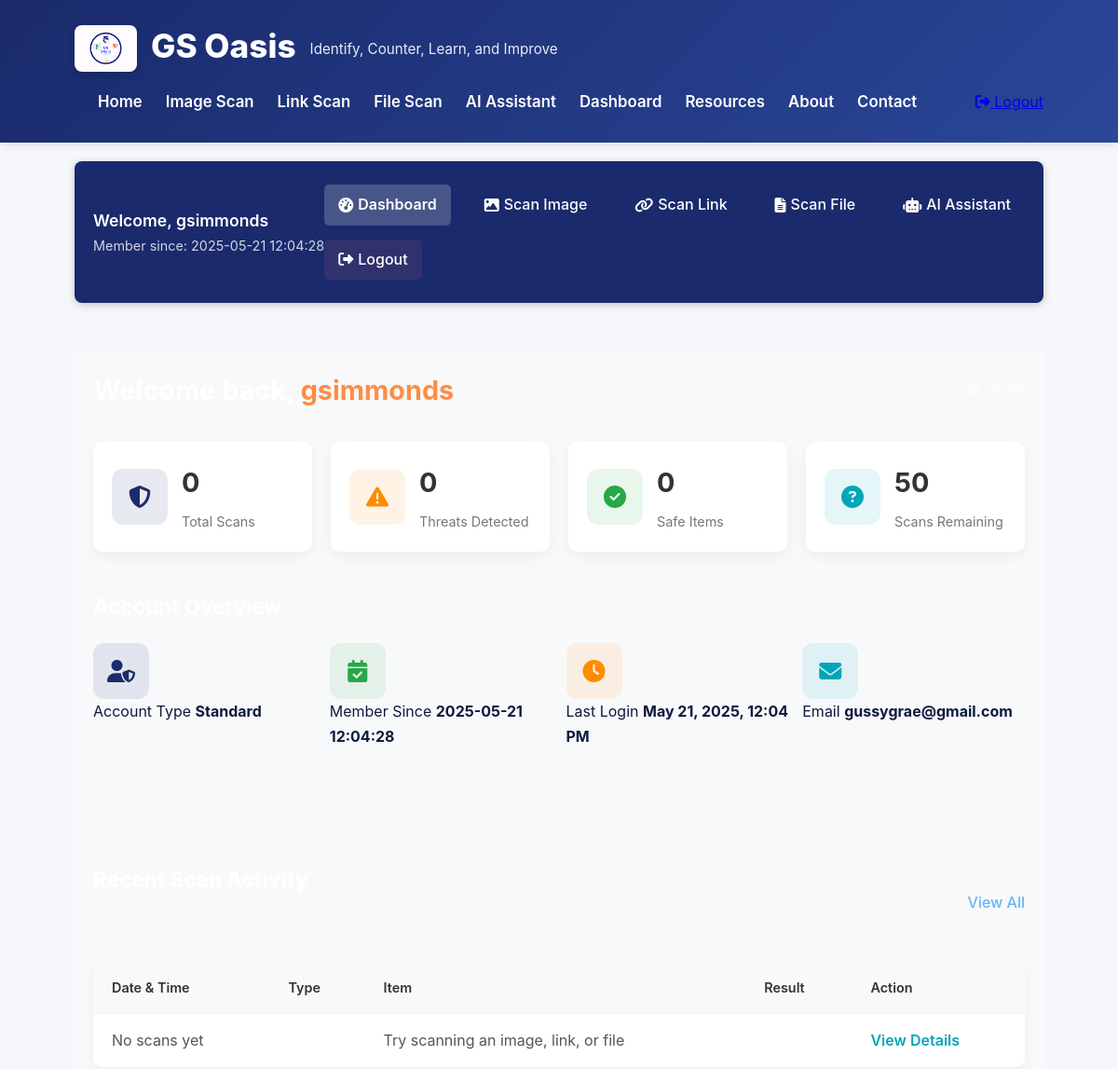
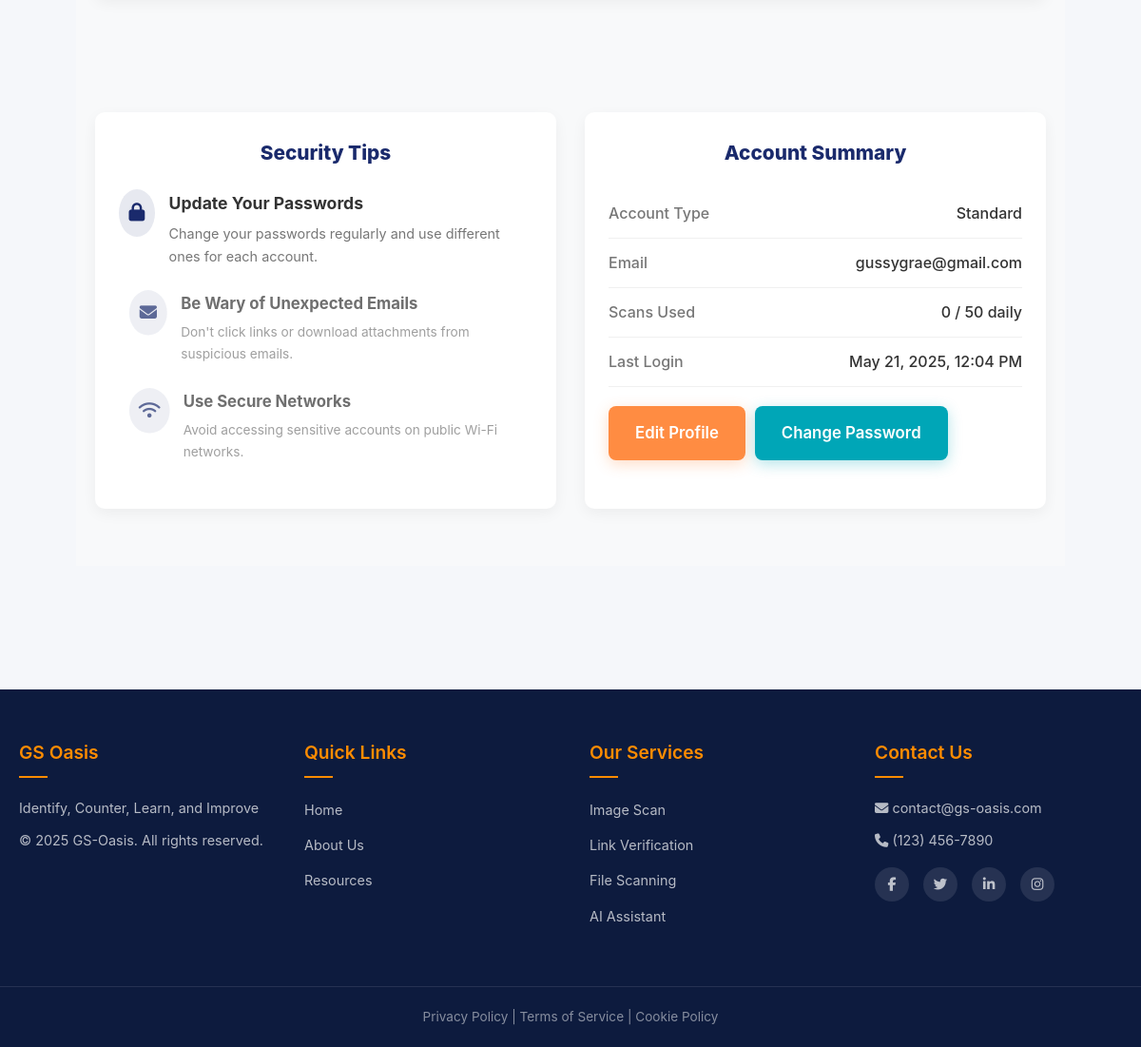
The app's page /dashboard (signed in) with its own data (2 pictures, top to bottom).
### tables this page shows
CREATE TABLE users (
                id INTEGER PRIMARY KEY AUTOINCREMENT,
                username TEXT UNIQUE NOT NULL,
                email TEXT NOT NULL,
                password TEXT NOT NULL,
                created_at TEXT DEFAULT CURRENT_TIMESTAMP,
                last_login TEXT,
                account_type TEXT DEFAULT 'standard'
            );

### app.py (the view, shortened to what this page needs)
@app.route('/dashboard')
@login_required
def dashboard():
    username = session.get('username')
    with sqlite3.connect('database.db') as conn:
        cursor = conn.cursor()
        cursor.execute("PRAGMA table_info(users)")
        columns = [col[1] for col in cursor.fetchall()]
        select_fields = ["email"]
        if 'created_at' in columns:
            select_fields.append('created_at')
        if 'last_login' in columns:
            select_fields.append('last_login')
        query = f"SELECT {', '.join(select_fields)} FROM users WHERE username = ?"
        try:
            cursor.execute(query, (username,))
            user_data = cursor.fetchone()
            if user_data:
                email = user_data[0]
                join_date = "N/A"
                last_login = "N/A"
                field_index = 1
                if 'created_at' in columns and len(user_data) > field_index:
                    join_date = user_data[field_index] if user_data[field_index] else "N/A"
                    field_index += 1
                if 'last_login' in columns and len(user_data) > field_index:
                    last_login = user_data[field_index] if user_data[field_index] else "N/A"
            else:
                email = "N/A"
                join_date = "N/A"
                last_login = "N/A"
        except sqlite3.Error as e:
            print(f"Database error: {str(e)}")
            email = "N/A"
            join_date = "N/A"
            last_login = "N/A"
        user_id = session.get('user_id')
        try:
            cursor.execute("SELECT COUNT(*) FROM scan_history WHERE user_id = ?", (user_id,))
            scan_count = cursor.fetchone()[0] or 0
            cursor.execute("SELECT COUNT(*) FROM scan_history WHERE user_id = ? AND result LIKE '%suspicious%' OR result LIKE '%danger%' OR result LIKE '%scam%'", (user_id,))
            threat_count = cursor.fetchone()[0] or 0
            cursor.execute("SELECT COUNT(*) FROM scan_history WHERE user_id = ? AND result LIKE '%safe%'", (user_id,))
            safe_count = cursor.fetchone()[0] or 0
            daily_limit = 50  # Could make this dynamic based on account type
            remaining_scans = daily_limit - scan_count if scan_count < daily_limit else 0
        except sqlite3.Error as e:
            print(f"Error fetching scan statistics: {e}")
            scan_count = 0
            threat_count = 0
            safe_count = 0
            remaining_scans = 50
        if last_login != "N/A":
            try:
                login_time = time.strptime(last_login, "%Y-%m-%d %H:%M:%S")
                today = time.strftime("%Y-%m-%d")
                if time.strftime("%Y-%m-%d", login_time) == today:
                    last_login = "Today, " + time.strftime("%I:%M %p", login_time)
                else:
                    last_login = time.strftime("%b %d, %Y, %I:%M %p", login_time)
            except:
                pass
        current_date = time.strftime("%B %d, %Y")
        recent_activities = []
        try:
            cursor.execute("""
                SELECT scan_date, scan_type, scan_item, result
                FROM scan_history
                WHERE user_id = ?
                ORDER BY scan_date DESC LIMIT 10
            """, (user_id,))
            history_items = cursor.fetchall()
            if not recent_activities:
                recent_activities = [{
                    "date": "No scans yet",
                    "type": "none",
                    "item": "Try scanning an image, link, or file",
                    "result": "none"
                }]
        except sqlite3.Error as e:
            print(f"Error fetching scan history: {e}")
            recent_activities = [{
                "date": "No scan history available",
                "type": "none",
                "item": "Database error occurred",
                "result": "none"
            }]
    return render_template('dashboard.html',
                          username=username,
                          email=email,
                          join_date=join_date,
                          current_date=current_date,
                          scan_count=scan_count,
                          threat_count=threat_count,
                          safe_count=safe_count,
                          remaining_scans=remaining_scans,
                          last_login=last_login,
                          recent_activities=recent_activities)

### templates/dashboard.html (shortened to what this page needs)
{% extends 'base.html' %}
{% block content %}
<div class="dashboard-container">
    <div class="dashboard-topnav">
        <div class="user-info">
            <span class="welcome-message">Welcome, {{ username }}</span>
            <span class="member-since">Member since: {{ join_date }}</span>
        </div>
        <nav class="top-nav">
            <a href="{{ url_for('dashboard') }}" class="active"><i class="fas fa-tachometer-alt"></i> Dashboard</a>
            <a href="{{ url_for('scan_image') }}"><i class="fas fa-image"></i> Scan Image</a>
            <a href="{{ url_for('scan_link') }}"><i class="fas fa-link"></i> Scan Link</a>
            <a href="{{ url_for('scan_file') }}"><i class="fas fa-file-alt"></i> Scan File</a>
            <a href="{{ url_for('ai_assistant') }}"><i class="fas fa-robot"></i> AI Assistant</a>
            <a href="{{ url_for('logout') }}" class="logout-btn"><i class="fas fa-sign-out-alt"></i> Logout</a>
        </nav>
    </div>
    <div class="dashboard-main">
        <div class="dashboard-header">
            <h1>Welcome back, <span class="highlight">{{ username }}</span></h1>
            <div class="date">{{ current_date }}</div>
        </div>
        <div class="stats-overview">
            <div class="stat-card">
                <div class="stat-icon">
                    <i class="fas fa-shield-alt"></i>
                </div>
                <div class="stat-details">
                    <h3>{{ scan_count }}</h3>
                    <p>Total Scans</p>
                </div>
            </div>
            <div class="stat-card">
                <div class="stat-icon warning">
                    <i class="fas fa-exclamation-triangle"></i>
                </div>
                <div class="stat-details">
                    <h3>{{ threat_count }}</h3>
                    <p>Threats Detected</p>
                </div>
            </div>
            <div class="stat-card">
                <div class="stat-icon success">
                    <i class="fas fa-check-circle"></i>
                </div>
                <div class="stat-details">
                    <h3>{{ safe_count }}</h3>
                    <p>Safe Items</p>
                </div>
            </div>
            <div class="stat-card">
                <div class="stat-icon info">
                    <i class="fas fa-question-circle"></i>
                </div>
                <div class="stat-details">
                    <h3>{{ remaining_scans }}</h3>
                    <p>Scans Remaining</p>
                </div>
            </div>
        </div>
        <div class="quick-actions">
            <h2>Account Overview</h2>
            <div class="action-buttons">
                <div class="account-stat">
                    <div class="stat-icon">
                        <i class="fas fa-user-shield"></i>
                    </div>
                    <div class="stat-info">
                        <span>Account Type</span>
                        <strong>Standard</strong>
                    </div>
                </div>
                <div class="account-stat">
                    <div class="stat-icon success">
                        <i class="fas fa-calendar-check"></i>
                    </div>
                    <div class="stat-info">
                        <span>Member Since</span>
                        <strong>{{ join_date }}</strong>
                    </div>
                </div>
                <div class="account-stat">
                    <div class="stat-icon warning">
                        <i class="fas fa-clock"></i>
                    </div>
                    <div class="stat-info">
                        <span>Last Login</span>
                        <strong>{{ last_login }}</strong>
                    </div>
                </div>
                <div class="account-stat">
                    <div class="stat-icon info">
                        <i class="fas fa-envelope"></i>
                    </div>
                    <div class="stat-info">
                        <span>Email</span>
                        <strong>{{ email }}</strong>
                    </div>
                </div>
            </div>
        </div>
        <section id="history" class="recent-activity">
            <div class="section-header">
                <h2>Recent Scan Activity</h2>
                <a href="#" class="view-all">View All</a>
            </div>
            <div class="activity-table">
                <table>
                    <thead>
                        <tr>
                            <th>Date & Time</th>
                            <th>Type</th>
                            <th>Item</th>
                            <th>Result</th>
                            <th>Action</th>
                        </tr>
                    </thead>
                    <tbody>
                        {% for activity in recent_activities %}
                        <tr>
                            <td>{{ activity.date }}</td>
                            <td>
                            </td>
                            <td>{{ activity.item }}</td>
                            <td>
                            </td>
                            <td><a href="#" class="btn-text">View Details</a></td>
                        </tr>
                        {% endfor %}
                    </tbody>
                </table>
            </div>
        </section>
        <div class="dashboard-row">
            <section id="security" class="security-tips">
                <h2>Security Tips</h2>
                <div class="tip-list">
                    <div class="tip-item">
                        <div class="tip-icon"><i class="fas fa-lock"></i></div>
                        <div class="tip-content">
                            <h3>Update Your Passwords</h3>
                            <p>Change your passwords regularly and use different ones for each account.</p>
                        </div>
                    </div>
                    <div class="tip-item">
                        <div class="tip-icon"><i class="fas fa-envelope"></i></div>
                        <div class="tip-content">
                            <h3>Be Wary of Unexpected Emails</h3>
                            <p>Don't click links or download attachments from suspicious emails.</p>
                        </div>
                    </div>
                    <div class="tip-item">
                        <div class="tip-icon"><i class="fas fa-wifi"></i></div>
                        <div class="tip-content">
                            <h3>Use Secure Networks</h3>
                            <p>Avoid accessing sensitive accounts on public Wi-Fi networks.</p>
                        </div>
                    </div>
                </div>
            </section>
            <section id="settings" class="account-summary">
                <h2>Account Summary</h2>
                <div class="account-details">
                    <div class="detail-row">
                        <div class="detail-label">Account Type</div>
                        <div class="detail-value">Standard</div>
                    </div>
                    <div class="detail-row">
                        <div class="detail-label">Email</div>
                        <div class="detail-value">{{ email }}</div>
                    </div>
                    <div class="detail-row">
                        <div class="detail-label">Scans Used</div>
                        <div class="detail-value">{{ scan_count }} / 50 daily</div>
                    </div>
                    <div class="detail-row">
                        <div class="detail-label">Last Login</div>
                        <div class="detail-value">{{ last_login }}</div>
                    </div>
                    <div class="detail-buttons">
                        <a href="#" class="btn btn-primary">Edit Profile</a>
                        <a href="#" class="btn btn-secondary">Change Password</a>
                    </div>
                </div>
            </section>
        </div>
    </div>
</div>
{% endblock %}

### records on screen
users: username "gsimmonds", created_at "2025-05-21 12:04:28", email "gussygrae@gmail.com"

### other values on screen
{{ scan_count }} "0"
{{ threat_count }} "0"
{{ safe_count }} "0"
{{ remaining_scans }} "50"
{{ last_login }} "May 21, 2025, 12:04 PM"
{{ activity.date }} "No scans yet"
{{ activity.item }} "Try scanning an image, link, or file"
